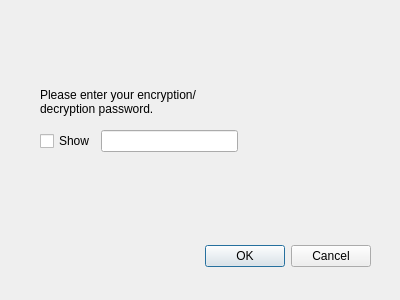
<?xml version="1.0" encoding="UTF-8"?>
<ui version="4.0">
 <class>PasswordDialog</class>
 <widget class="QDialog" name="PasswordDialog">
  <property name="geometry">
   <rect>
    <x>0</x>
    <y>0</y>
    <width>400</width>
    <height>300</height>
   </rect>
  </property>
  <property name="windowTitle">
   <string>Dialog</string>
  </property>
  <widget class="QDialogButtonBox" name="buttonBox">
   <property name="geometry">
    <rect>
     <x>30</x>
     <y>240</y>
     <width>341</width>
     <height>32</height>
    </rect>
   </property>
   <property name="orientation">
    <enum>Qt::Horizontal</enum>
   </property>
   <property name="standardButtons">
    <set>QDialogButtonBox::Cancel|QDialogButtonBox::Ok</set>
   </property>
  </widget>
  <widget class="QWidget" name="">
   <property name="geometry">
    <rect>
     <x>40</x>
     <y>80</y>
     <width>198</width>
     <height>72</height>
    </rect>
   </property>
   <layout class="QVBoxLayout" name="verticalLayout">
    <item>
     <widget class="QLabel" name="label">
      <property name="text">
       <string>Please enter your encryption/decryption password.</string>
      </property>
      <property name="wordWrap">
       <bool>true</bool>
      </property>
     </widget>
    </item>
    <item>
     <layout class="QHBoxLayout" name="horizontalLayout">
      <item>
       <widget class="QCheckBox" name="checkBox">
        <property name="text">
         <string>Show</string>
        </property>
       </widget>
      </item>
      <item>
       <widget class="QLineEdit" name="lineEdit">
        <property name="maxLength">
         <number>256</number>
        </property>
        <property name="echoMode">
         <enum>QLineEdit::Password</enum>
        </property>
       </widget>
      </item>
     </layout>
    </item>
   </layout>
  </widget>
 </widget>
 <resources/>
 <connections>
  <connection>
   <sender>buttonBox</sender>
   <signal>accepted()</signal>
   <receiver>PasswordDialog</receiver>
   <slot>accept()</slot>
   <hints>
    <hint type="sourcelabel">
     <x>248</x>
     <y>254</y>
    </hint>
    <hint type="destinationlabel">
     <x>157</x>
     <y>274</y>
    </hint>
   </hints>
  </connection>
  <connection>
   <sender>buttonBox</sender>
   <signal>rejected()</signal>
   <receiver>PasswordDialog</receiver>
   <slot>reject()</slot>
   <hints>
    <hint type="sourcelabel">
     <x>316</x>
     <y>260</y>
    </hint>
    <hint type="destinationlabel">
     <x>286</x>
     <y>274</y>
    </hint>
   </hints>
  </connection>
 </connections>
</ui>
